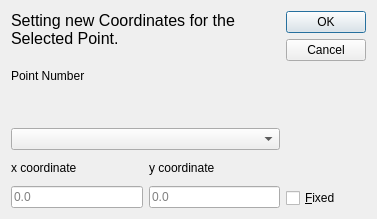
<?xml version="1.0" encoding="UTF-8"?>
<ui version="4.0">
 <class>Dialog</class>
 <widget class="QDialog" name="Dialog">
  <property name="geometry">
   <rect>
    <x>0</x>
    <y>0</y>
    <width>377</width>
    <height>219</height>
   </rect>
  </property>
  <property name="minimumSize">
   <size>
    <width>377</width>
    <height>219</height>
   </size>
  </property>
  <property name="maximumSize">
   <size>
    <width>377</width>
    <height>219</height>
   </size>
  </property>
  <property name="windowTitle">
   <string>Edit Point</string>
  </property>
  <property name="windowIcon">
   <iconset resource="../../icons.qrc">
    <normaloff>:/icons/editpoint.png</normaloff>:/icons/editpoint.png</iconset>
  </property>
  <property name="sizeGripEnabled">
   <bool>false</bool>
  </property>
  <property name="modal">
   <bool>true</bool>
  </property>
  <layout class="QHBoxLayout" name="horizontalLayout">
   <item>
    <layout class="QVBoxLayout" name="verticalLayout">
     <item>
      <widget class="QLabel" name="label_3">
       <property name="text">
        <string>&lt;html&gt;&lt;head/&gt;&lt;body&gt;&lt;p&gt;&lt;span style=&quot; font-size:12pt;&quot;&gt;Setting new Coordinates for the Selected Point.&lt;/span&gt;&lt;/p&gt;&lt;/body&gt;&lt;/html&gt;</string>
       </property>
       <property name="textFormat">
        <enum>Qt::RichText</enum>
       </property>
       <property name="alignment">
        <set>Qt::AlignLeading|Qt::AlignLeft|Qt::AlignTop</set>
       </property>
       <property name="wordWrap">
        <bool>true</bool>
       </property>
      </widget>
     </item>
     <item>
      <widget class="QLabel" name="label_4">
       <property name="text">
        <string>&lt;html&gt;&lt;head/&gt;&lt;body&gt;&lt;p&gt;Point Number&lt;/p&gt;&lt;/body&gt;&lt;/html&gt;</string>
       </property>
       <property name="textFormat">
        <enum>Qt::RichText</enum>
       </property>
       <property name="alignment">
        <set>Qt::AlignLeading|Qt::AlignLeft|Qt::AlignTop</set>
       </property>
      </widget>
     </item>
     <item>
      <widget class="QComboBox" name="Point"/>
     </item>
     <item>
      <layout class="QGridLayout" name="gridLayout">
       <item row="0" column="0">
        <widget class="QLabel" name="label">
         <property name="text">
          <string>x coordinate</string>
         </property>
        </widget>
       </item>
       <item row="0" column="1">
        <widget class="QLabel" name="label_2">
         <property name="text">
          <string>y coordinate</string>
         </property>
        </widget>
       </item>
       <item row="1" column="0">
        <widget class="QLineEdit" name="X_coordinate">
         <property name="placeholderText">
          <string>0.0</string>
         </property>
        </widget>
       </item>
       <item row="1" column="1">
        <widget class="QLineEdit" name="Y_coordinate">
         <property name="placeholderText">
          <string>0.0</string>
         </property>
        </widget>
       </item>
      </layout>
     </item>
    </layout>
   </item>
   <item>
    <layout class="QVBoxLayout" name="verticalLayout_2">
     <item>
      <widget class="QDialogButtonBox" name="buttonBox">
       <property name="orientation">
        <enum>Qt::Vertical</enum>
       </property>
       <property name="standardButtons">
        <set>QDialogButtonBox::Cancel|QDialogButtonBox::Ok</set>
       </property>
      </widget>
     </item>
     <item>
      <spacer name="verticalSpacer">
       <property name="orientation">
        <enum>Qt::Vertical</enum>
       </property>
       <property name="sizeHint" stdset="0">
        <size>
         <width>20</width>
         <height>40</height>
        </size>
       </property>
      </spacer>
     </item>
     <item>
      <widget class="QCheckBox" name="Fix_Point">
       <property name="sizePolicy">
        <sizepolicy hsizetype="Fixed" vsizetype="Fixed">
         <horstretch>0</horstretch>
         <verstretch>0</verstretch>
        </sizepolicy>
       </property>
       <property name="text">
        <string>&amp;Fixed</string>
       </property>
      </widget>
     </item>
    </layout>
   </item>
  </layout>
 </widget>
 <resources>
  <include location="../../icons.qrc"/>
 </resources>
 <connections>
  <connection>
   <sender>buttonBox</sender>
   <signal>accepted()</signal>
   <receiver>Dialog</receiver>
   <slot>accept()</slot>
   <hints>
    <hint type="sourcelabel">
     <x>248</x>
     <y>254</y>
    </hint>
    <hint type="destinationlabel">
     <x>157</x>
     <y>274</y>
    </hint>
   </hints>
  </connection>
  <connection>
   <sender>buttonBox</sender>
   <signal>rejected()</signal>
   <receiver>Dialog</receiver>
   <slot>reject()</slot>
   <hints>
    <hint type="sourcelabel">
     <x>316</x>
     <y>260</y>
    </hint>
    <hint type="destinationlabel">
     <x>286</x>
     <y>274</y>
    </hint>
   </hints>
  </connection>
 </connections>
</ui>
